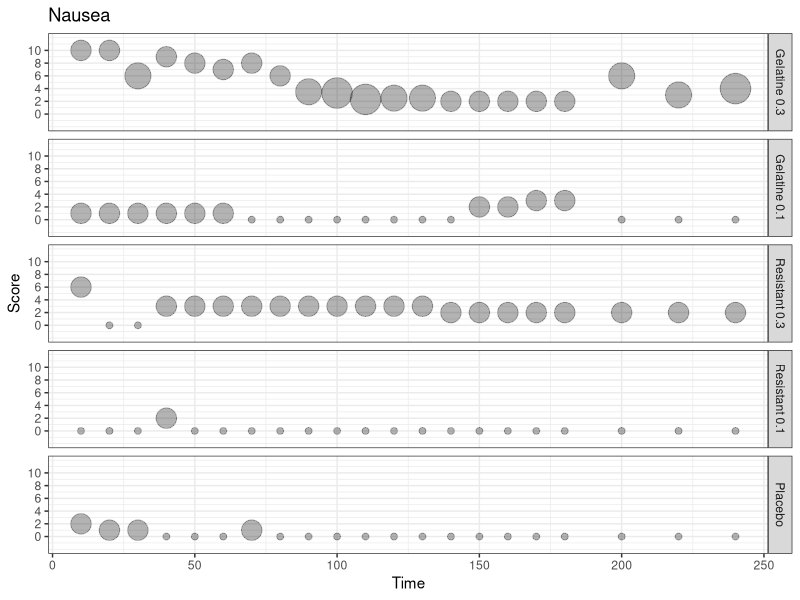
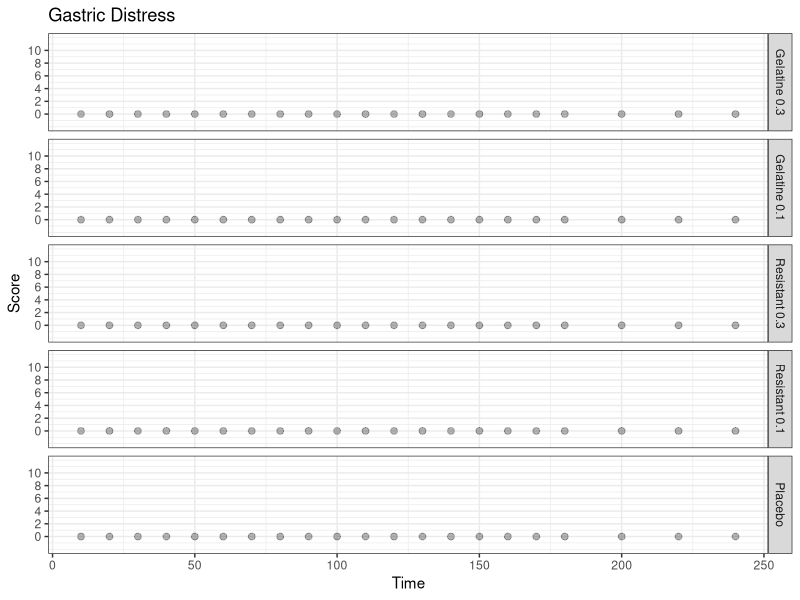
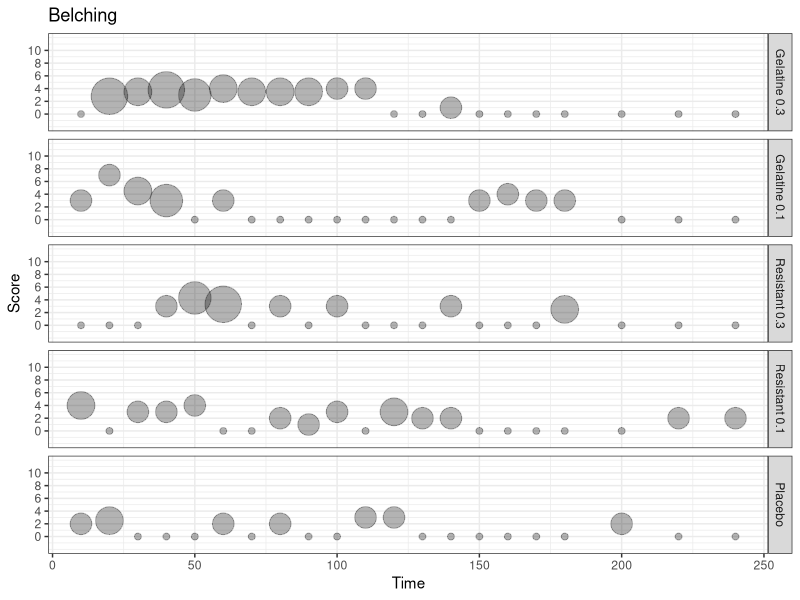
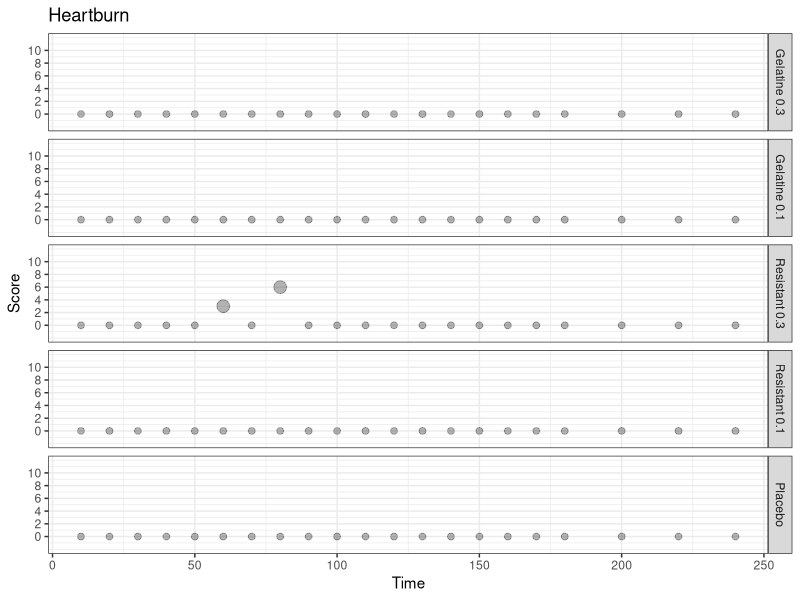
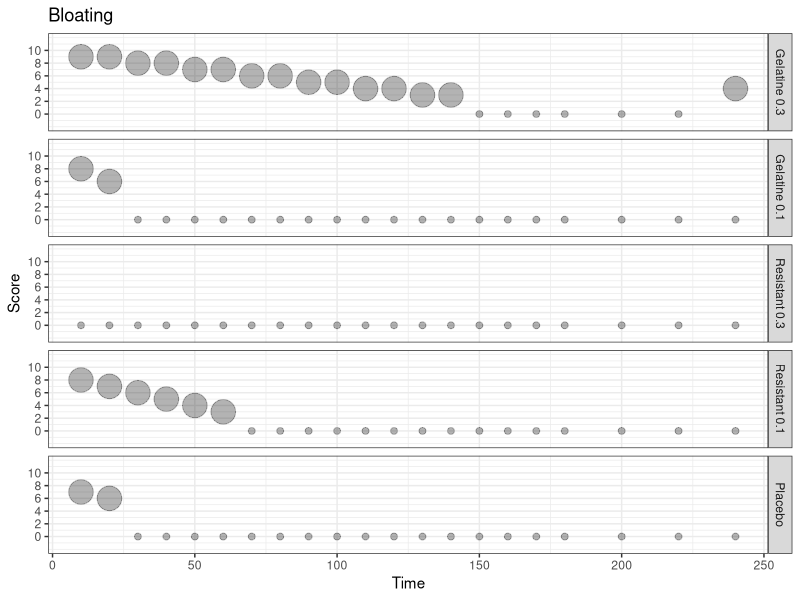
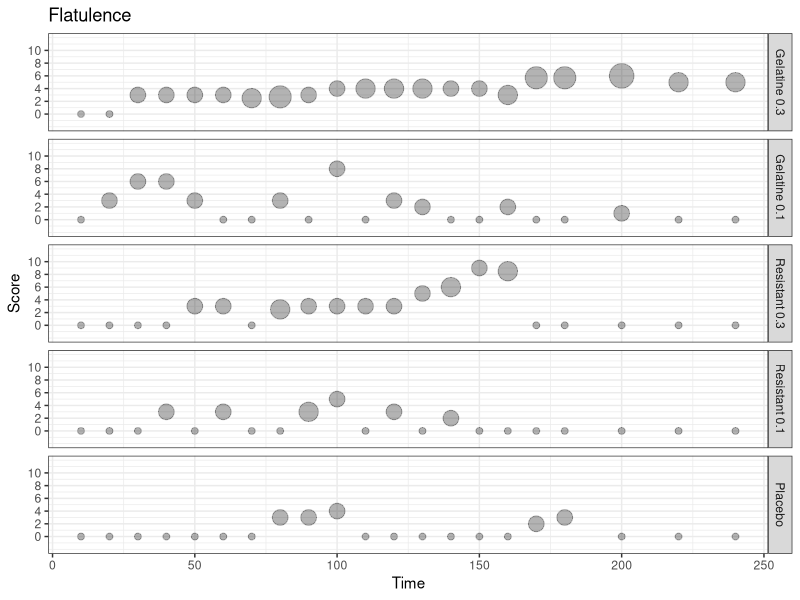
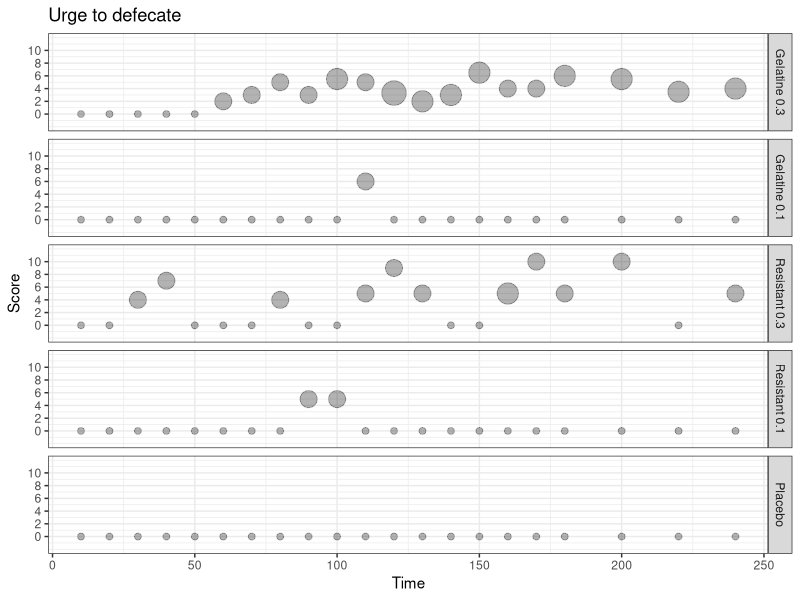
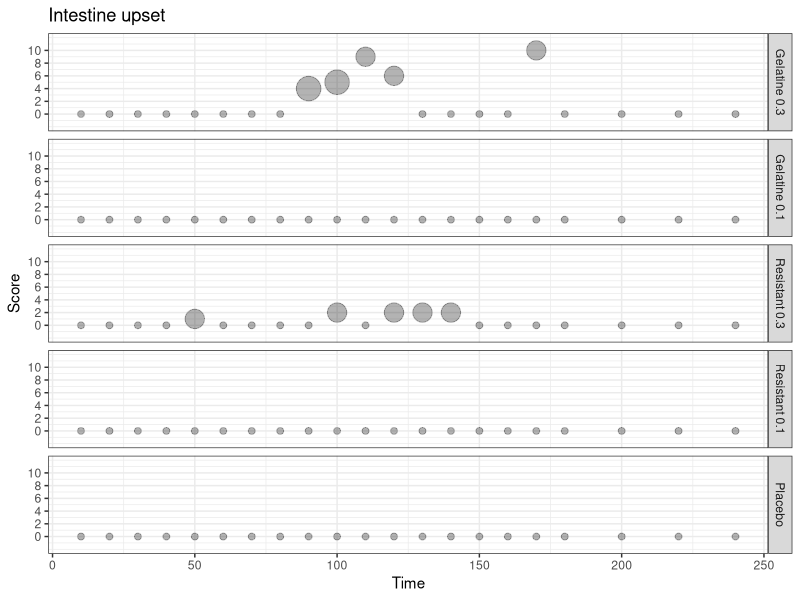

R code for these plots, in order:
# Libraries
library(tidyverse)

# Load and preprocessing ----------------------------------------------------------------------
data <- read_delim(
  "data_bubleplot_study1.csv",
  delim = ";",
  escape_double = FALSE,
  trim_ws = TRUE
)

# Create condition color
data <-
  data |>
  mutate(Condition = factor(
    Condition,
    levels = c(
      "Gelatine 0.3",
      "Gelatine 0.1",
      "Resistant 0.3",
      "Resistant 0.1",
      "Placebo"
    )
  ))

glimpse(data)

# Basic Bubble plot
# data |>
#   ggplot(aes(
#     x = Time,
#     y = score_nausea,
#     size = size_nausea,
#   )) +
#   geom_point(alpha = 0.3,
#              shape = 21,
#              fill = "black",
#              color = "black") +
#   scale_size(range = c(2, 8),
#              name = "Positive for symptoms") +
#   scale_y_continuous(
#     limits = c(-2, 12),
#     breaks = c(0, 2, 4, 6, 8, 10),
#     labels = c("0", "2", "4", "6", "8", "10")
#   ) +
#   ylab("Score") +
#   xlab("Time") +
#   theme_bw() +
#   theme(
#     legend.position = "none"
#   ) +
#   facet_grid(Condition ~ .)

# all vars plots ------------------------------------------------------------------------------
# Nausea
nausea <-
  data |>
  ggplot(aes(x = Time,
             y = score_nausea,
             size = size_nausea)) +
  geom_point(
    alpha = 0.3,
    shape = 21,
    fill = "black",
    color = "black"
  ) +
  scale_size(range = c(2, 10), #6, 14
             name = "Positive for symptoms") +
  scale_y_continuous(
    limits = c(-2, 12),
    breaks = c(0, 2, 4, 6, 8, 10),
    labels = c("0", "2", "4", "6", "8", "10")
  ) +
  ylab("Score") +
  xlab("Time") +
  labs(title = "Nausea") +
  theme_bw() +
  theme(legend.position = "none") +
  facet_grid(Condition ~ .)

nausea

# Gastric Distress
gastric_distress <-
  data |>
  ggplot(aes(x = Time,
             y = score_gatric_distress,
             size = size_gatric_distress)) +
  geom_point(
    alpha = 0.3,
    shape = 21,
    fill = "black",
    color = "black"
  ) +
  scale_size(range = c(2, 2),#6, 6
             name = "Positive for symptoms") +
  scale_y_continuous(
    limits = c(-2, 12),
    breaks = c(0, 2, 4, 6, 8, 10),
    labels = c("0", "2", "4", "6", "8", "10")
  ) +
  ylab("Score") +
  xlab("Time") +
  labs(title = "Gastric Distress") +
  theme_bw() +
  theme(legend.position = "none") +
  facet_grid(Condition ~ .)

gastric_distress

# Belching
bealching <-
  data |>
  ggplot(aes(x = Time,
             y = score_belching,
             size = size_belching)) +
  geom_point(
    alpha = 0.3,
    shape = 21,
    fill = "black",
    color = "black"
  ) +
  scale_size(range = c(2, 12),#6, 16
             name = "Positive for symptoms") +
  scale_y_continuous(
    limits = c(-2, 12),
    breaks = c(0, 2, 4, 6, 8, 10),
    labels = c("0", "2", "4", "6", "8", "10")
  ) +
  ylab("Score") +
  xlab("Time") +
  labs(title = "Belching")+
  theme_bw() +
  theme(legend.position = "none") +
  facet_grid(Condition ~ .)

bealching

# Heartburn
heartburn <-
  data |>
  ggplot(aes(x = Time,
             y = score_heartnurn,
             size = size_heartnurn)) +
  geom_point(
    alpha = 0.3,
    shape = 21,
    fill = "black",
    color = "black"
  ) +
  scale_size(range = c(2, 4), #6, 8
             name = "Positive for symptoms") +
  scale_y_continuous(
    limits = c(-2, 12),
    breaks = c(0, 2, 4, 6, 8, 10),
    labels = c("0", "2", "4", "6", "8", "10")
  ) +
  ylab("Score") +
  xlab("Time") +
  labs(title = "Heartburn")+
  theme_bw() +
  theme(legend.position = "none") +
  facet_grid(Condition ~ .)

heartburn

# Bloating
bloating <-
  data |>
  ggplot(aes(x = Time,
             y = score_bloating,
             size = size_bloating)) +
  geom_point(
    alpha = 0.3,
    shape = 21,
    fill = "black",
    color = "black"
  ) +
  scale_size(range = c(2, 8),#6, 12
             name = "Positive for symptoms") +
  scale_y_continuous(
    limits = c(-2, 12),
    breaks = c(0, 2, 4, 6, 8, 10),
    labels = c("0", "2", "4", "6", "8", "10")
  ) +
  ylab("Score") +
  xlab("Time") +
  labs(title = "Bloating") +
  theme_bw() +
  theme(legend.position = "none") +
  facet_grid(Condition ~ .)

bloating

# Flatulence
flatulence <-
  data |>
  ggplot(aes(x = Time,
             y = score_flatulence,
             size = size_flatulence)) +
  geom_point(
    alpha = 0.3,
    shape = 21,
    fill = "black",
    color = "black"
  ) +
  scale_size(range = c(2, 8),#6, 12
             name = "Positive for symptoms") +
  scale_y_continuous(
    limits = c(-2, 12),
    breaks = c(0, 2, 4, 6, 8, 10),
    labels = c("0", "2", "4", "6", "8", "10")
  ) +
  ylab("Score") +
  xlab("Time") +
  labs(title = "Flatulence") +
  theme_bw() +
  theme(legend.position = "none") +
  facet_grid(Condition ~ .)

flatulence

# Urge to defecate
urge_defecate <-
  data |>
  ggplot(aes(x = Time,
             y = score_urge_defecate,
             size = size_urge_defecate)) +
  geom_point(
    alpha = 0.3,
    shape = 21,
    fill = "black",
    color = "black"
  ) +
  scale_size(range = c(2, 8),#6, 12
             name = "Positive for symptoms") +
  scale_y_continuous(
    limits = c(-2, 12),
    breaks = c(0, 2, 4, 6, 8, 10),
    labels = c("0", "2", "4", "6", "8", "10")
  ) +
  ylab("Score") +
  xlab("Time") +
  labs(title = "Urge to defecate") +
  theme_bw() +
  theme(legend.position = "none") +
  facet_grid(Condition ~ .)

urge_defecate

# Intestine upset
intestine_upset <-
  data |>
  ggplot(aes(x = Time,
             y = score_intestine_upset,
             size = size_intestine_upset)) +
  geom_point(
    alpha = 0.3,
    shape = 21,
    fill = "black",
    color = "black"
  ) +
  scale_size(range = c(2, 8),#6, 12
             name = "Positive for symptoms") +
  scale_y_continuous(
    limits = c(-2, 12),
    breaks = c(0, 2, 4, 6, 8, 10),
    labels = c("0", "2", "4", "6", "8", "10")
  ) +
  ylab("Score") +
  xlab("Time") +
  labs(title = "Intestine upset") +
  theme_bw() +
  theme(legend.position = "none") +
  facet_grid(Condition ~ .)

intestine_upset

# Dizziness
dizziness <-
  data |>
  ggplot(aes(x = Time,
             y = score_dizziness,
             size = size_dizziness)) +
  geom_point(
    alpha = 0.3,
    shape = 21,
    fill = "black",
    color = "black"
  ) +
  scale_size(range = c(2, 4),#6, 8
             name = "Positive for symptoms") +
  scale_y_continuous(
    limits = c(-2, 12),
    breaks = c(0, 2, 4, 6, 8, 10),
    labels = c("0", "2", "4", "6", "8", "10")
  ) +
  ylab("Score") +
  xlab("Time") +
  labs(title = "Dizziness") +
  theme_bw() +
  theme(legend.position = "none") +
  facet_grid(Condition ~ .)

dizziness

# Headache
headache <-
  data |>
  ggplot(aes(x = Time,
             y = score_headache,
             size = size_headache)) +
  geom_point(
    alpha = 0.3,
    shape = 21,
    fill = "black",
    color = "black"
  ) +
  scale_size(range = c(2, 12),#6, 16
             name = "Positive for symptoms") +
  scale_y_continuous(
    limits = c(-2, 12),
    breaks = c(0, 2, 4, 6, 8, 10),
    labels = c("0", "2", "4", "6", "8", "10")
  ) +
  ylab("Score") +
  xlab("Time") +
  labs(title = "Headache") +
  theme_bw() +
  theme(legend.position = "top") +
  facet_grid(Condition ~ .)

headache

# layout --------------------------------------------------------------------------------------
library(patchwork)

plot <-
  (nausea + gastric_distress) / (bealching + heartburn) / (bloating + flatulence) /
  (urge_defecate + intestine_upset) / (dizziness + headache)

ggsave(
  filename = "plot.png",
  width = 20,
  height = 35,
  dpi = 600,
  limitsize = FALSE
)

plot_legend <-
  (nausea + gastric_distress) / (bealching + heartburn) / (bloating + flatulence) /
  (urge_defecate + intestine_upset) / (dizziness + headache)

ggsave(
  filename = "plot_legend.png",
  width = 20,
  height = 35,
  dpi = 600,
  limitsize = FALSE
)



